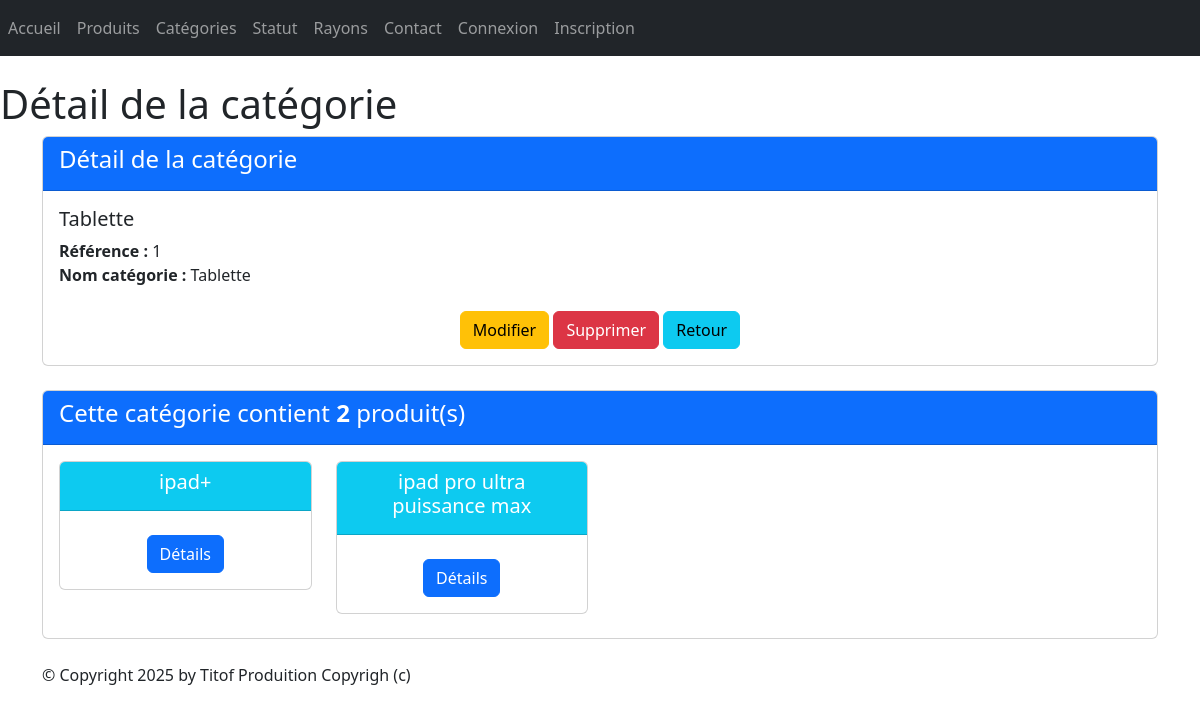
Before: /monApp/categorie/1/ with the older database file.
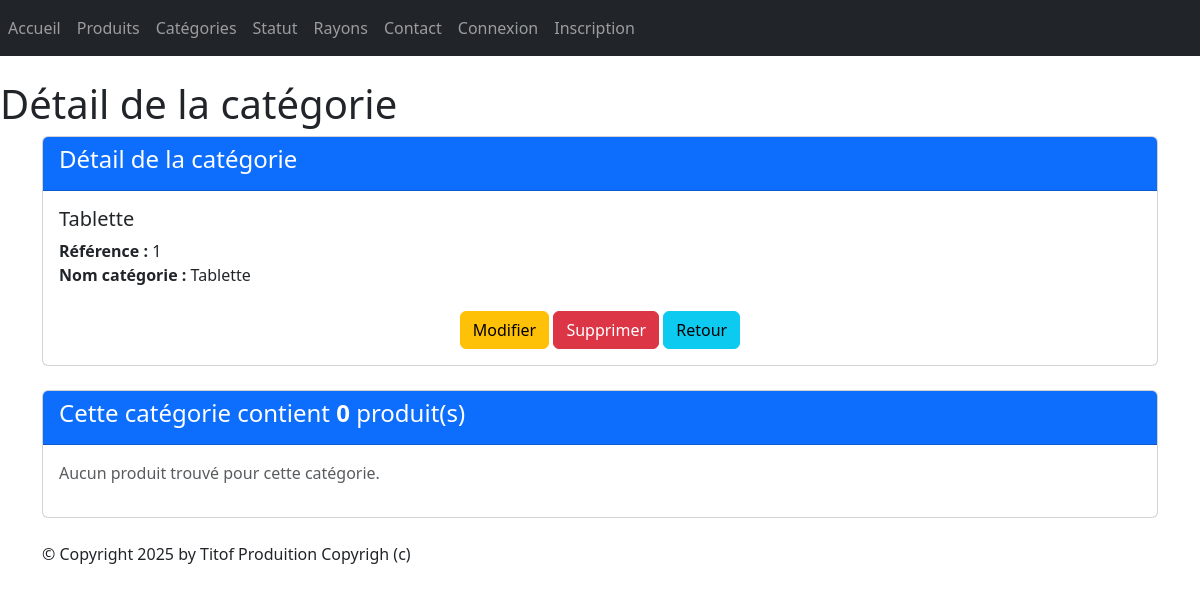
After: the same page with the newer database file.
### monApp/models.py (models this page shows, shortened)
class Categorie(models.Model):
    idCat = models.AutoField(primary_key=True)
    nomCat = models.CharField(max_length=100)

class Produit(models.Model):
    refProd = models.AutoField(primary_key=True)
    intituleProd = models.CharField(max_length=200)
    prixUnitaireProd = models.DecimalField(max_digits=10, decimal_places=2)
    dateFabr = models.DateField(default=date.today())
    categorie = models.ForeignKey(Categorie, on_delete=models.CASCADE, related_name="produits",null=True, blank=True)
    statut = models.ForeignKey(Statut, on_delete=models.CASCADE, related_name="produitS",null=True, blank=True)

### monApp/views.py (the view)
# urls.py: path("categorie/<pk>/", views.CategorieDetailView.as_view(), name="dtl_ctgr"),
class CategorieDetailView(DetailView):
    model = Categorie
    template_name = "monApp/detail_categorie.html"
    context_object_name = "ctgr"
    def get_queryset(self):
        return Categorie.objects.annotate(nb_produits=Count('produits'))
    def get_context_data(self, **kwargs):
        context = super(CategorieDetailView, self).get_context_data(**kwargs)
        context['titremenu'] = "Détail de la catégorie"
        context['prdts'] = self.object.produits.all()
        return context

### monApp/templates/monApp/detail_categorie.html
{% extends 'monApp/base.html' %}
{% block menu %}
    <h1>{{titremenu}}</h1>
{% endblock %}
{% block contenu %}
    <div class="card mb-4">
        <div class="card-header bg-primary text-white">
            <h4>Détail de la catégorie</h4>
        </div>
        <div class="card-body">
            <h5 class="card-title">{{ ctgr.nomCat }}</h5>
            <ul class="list-unstyled">
            <li><strong>Référence :</strong> {{ ctgr.idCat }}</li>
            <li><strong>Nom catégorie :</strong> {{ ctgr.nomCat }}</li>
            </ul>
            <div class="car-footer text-center">
                <a href="{% url 'ctgr-chng' ctgr.idCat %}" class="btn btn-warning mt-2">Modifier</a>
                <a href="{% url 'dlt-ctgr' ctgr.idCat %}" class="btn btn-danger mt-2">Supprimer</a>
                <a href="{% url 'lst_ctgrs'%}" class="btn btn-info mt-2">Retour</a>
            </div>
        </div>
    </div>
    <div class="card mb-4">
        <div class="card-header bg-primary text-white">
            <h4>Cette catégorie contient <strong>{{ ctgr.nb_produits }}</strong> produit(s)</h4>
        </div>
        <div class="card-body">
            <div class="row">
            {% if prdts %}
            {% for prdt in prdts %}
            <div class="col-sm-3">
                <div class="card mb-2 text-center">
                    <div class="card-header bg-info text-white">
                        <h5 class="card-title">{{ prdt.intituleProd }}</h5>
                    </div>
                    <div class="card-body">
                        <a href="{% url 'dtl_prdt' prdt.refProd %}" class="btn btn-primary mt-2">Détails</a>
                    </div>
                </div>
            </div>
            {% endfor %}
            {% else %}
            <p class="text-muted">Aucun produit trouvé pour cette catégorie.</p>
            {% endif %}
            </div>
        </div>
    </div>
{% endblock %}

Changed rows visible on the page:
removed Produit: intituleProd "ipad+"
removed Produit: intituleProd "ipad pro ultra puissance max"
computed for Categorie "Tablette": nb_produits "2" → "0"
Other visible differences:
text now shown: "Aucun produit trouvé pour cette catégorie."
